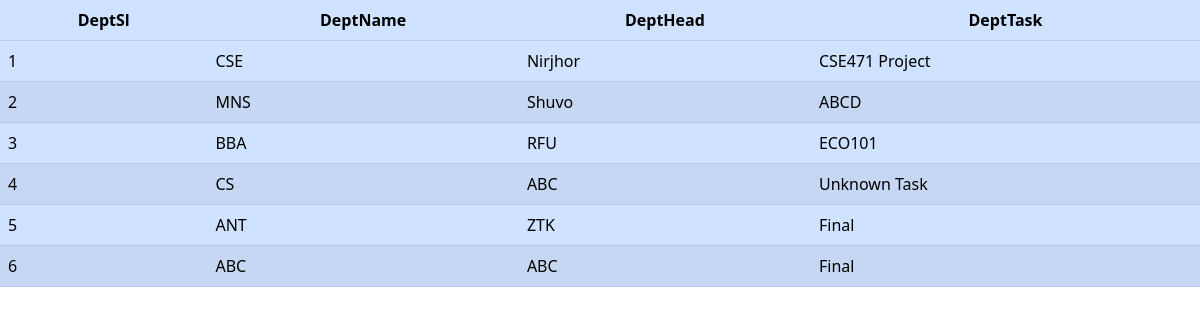
The app's page /departmentreport.php with its own data.
### tables this page shows
CREATE TABLE `department` (
  `dept_sl` bigint(20) UNSIGNED NOT NULL,
  `dept_name` varchar(100) NOT NULL,
  `dept_head` varchar(100) NOT NULL,
  `dept_task` varchar(100) NOT NULL,
  `no_of_members` int(11) NOT NULL
);

### departmentreport.php (the view, shortened to what this page needs)
<?php
	include "dbconnection.php";
 ?>
 <!DOCTYPE html>
<html lang="en">
  <head>
    <link href="https://cdn.jsdelivr.net/npm/bootstrap@5.2.3/dist/css/bootstrap.min.css" rel="stylesheet">
  </head>
<table class="table table-striped table-primary" >
            <thead>
            <tr >
              <th scope="col " class="text-center">DeptSl</th>
              <th scope="col " class="text-center">DeptName</th>
              <th scope="col " class="text-center">DeptHead</th>
              <th scope="col " class="text-center">DeptTask</th>
            </tr>
          </thead>
          <tbody>
            <tr class="td-text text-center">
              <?php
								$sql= "SELECT dept_sl,dept_name,dept_head,dept_task  FROM department";
								$res=mysqli_query($db, $sql);
								while ($row= mysqli_fetch_assoc($res)){
									echo "<tr><td>{$row["dept_sl"]}</td><td>{$row["dept_name"]}</td><td>{$row["dept_head"]}</td><td>{$row["dept_task"]}</td></tr>";
								}
								echo "</table>";
              ?>

### records on screen
department: dept_sl "1", dept_name "CSE", dept_head "Nirjhor", dept_task "CSE471 Project"
department: dept_sl "2", dept_name "MNS", dept_head "Shuvo", dept_task "ABCD"
department: dept_sl "3", dept_name "BBA", dept_head "RFU", dept_task "ECO101"
department: dept_sl "4", dept_name "CS", dept_head "ABC", dept_task "Unknown Task"
department: dept_sl "5", dept_name "ANT", dept_head "ZTK", dept_task "Final"
department: dept_sl "6", dept_name "ABC", dept_head "ABC", dept_task "Final"
